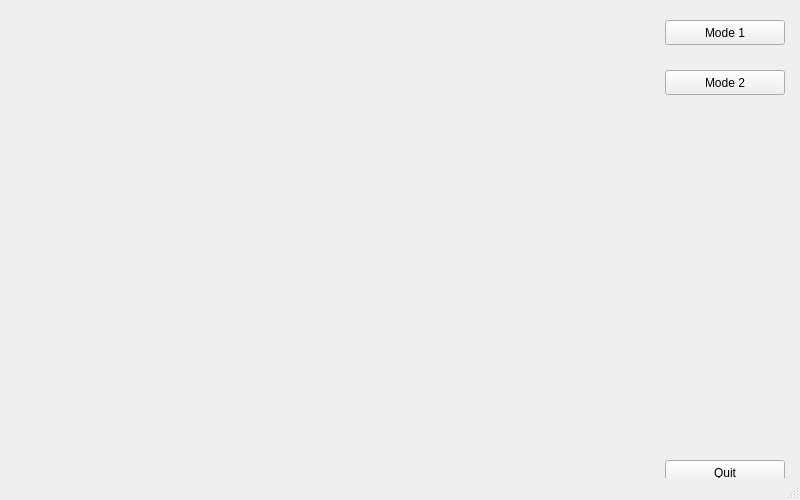
<?xml version="1.0" encoding="UTF-8"?>
<ui version="4.0">
 <class>MainWindow</class>
 <widget class="QMainWindow" name="MainWindow">
  <property name="geometry">
   <rect>
    <x>0</x>
    <y>0</y>
    <width>800</width>
    <height>500</height>
   </rect>
  </property>
  <property name="windowTitle">
   <string>MainWindow</string>
  </property>
  <widget class="QWidget" name="centralwidget">
   <widget class="QPushButton" name="Mode_1">
    <property name="geometry">
     <rect>
      <x>665</x>
      <y>20</y>
      <width>120</width>
      <height>25</height>
     </rect>
    </property>
    <property name="maximumSize">
     <size>
      <width>150</width>
      <height>75</height>
     </size>
    </property>
    <property name="text">
     <string>Mode 1</string>
    </property>
   </widget>
   <widget class="QLabel" name="image_label">
    <property name="geometry">
     <rect>
      <x>10</x>
      <y>10</y>
      <width>640</width>
      <height>480</height>
     </rect>
    </property>
    <property name="maximumSize">
     <size>
      <width>640</width>
      <height>480</height>
     </size>
    </property>
    <property name="text">
     <string/>
    </property>
   </widget>
   <widget class="QPushButton" name="Mode_2">
    <property name="geometry">
     <rect>
      <x>665</x>
      <y>70</y>
      <width>120</width>
      <height>25</height>
     </rect>
    </property>
    <property name="maximumSize">
     <size>
      <width>150</width>
      <height>75</height>
     </size>
    </property>
    <property name="text">
     <string>Mode 2</string>
    </property>
   </widget>
   <widget class="QLabel" name="fpsLabel">
    <property name="geometry">
     <rect>
      <x>665</x>
      <y>120</y>
      <width>120</width>
      <height>25</height>
     </rect>
    </property>
    <property name="styleSheet">
     <string notr="true"/>
    </property>
    <property name="text">
     <string/>
    </property>
   </widget>
   <widget class="QPushButton" name="Quit">
    <property name="geometry">
     <rect>
      <x>665</x>
      <y>460</y>
      <width>120</width>
      <height>25</height>
     </rect>
    </property>
    <property name="maximumSize">
     <size>
      <width>150</width>
      <height>75</height>
     </size>
    </property>
    <property name="text">
     <string>Quit</string>
    </property>
   </widget>
  </widget>
  <widget class="QMenuBar" name="menubar">
   <property name="geometry">
    <rect>
     <x>0</x>
     <y>0</y>
     <width>800</width>
     <height>22</height>
    </rect>
   </property>
  </widget>
  <widget class="QStatusBar" name="statusbar"/>
 </widget>
 <resources/>
 <connections/>
</ui>
